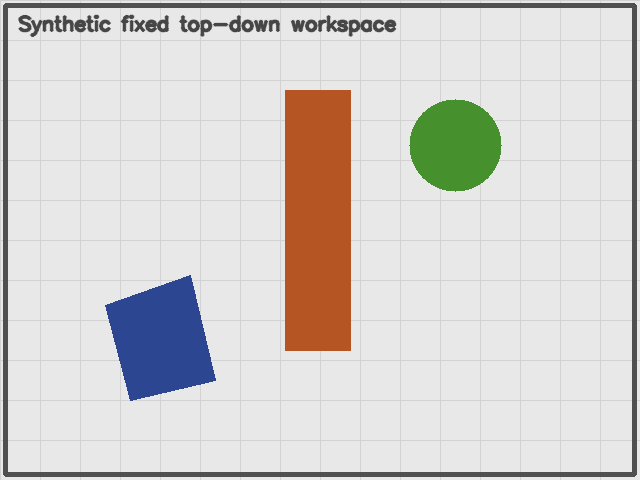
#> input picture experiments/static_image/input/example_scene.png, 640 x 480 px
$ python -i segmentation.py   (imports and definitions only)
#> lines starting #> are read from the running program, lines starting #| are printed output that depends on the picture; after the words box and inside, x2 and y2 are one past the last pixel; in counts of white or black regions, pixels touching at a corner belong together
#> further down, picture is the input picture: shape (480, 640, 3); mean B, G, R 206.3, 209, 211.9
"""Classical OpenCV obstacle segmentation with optional manual correction."""

from __future__ import annotations

from dataclasses import dataclass, field
from pathlib import Path
from typing import Any, Iterable

import cv2
import numpy as np
from scipy import ndimage

from .io_utils import resolve_path


SUPPORTED_SEGMENTATION_MODES = (
    "mask_file",
    "manual_polygon",
    "hsv",
    "background_reference",
)


@dataclass(frozen=True)
class SegmentationResult:
    """Raw and post-processed obstacle masks for one image."""

    raw_mask: np.ndarray
    clean_mask: np.ndarray
    mode: str
    metadata: dict[str, Any] = field(default_factory=dict)

    # [108 lines left out: functions __post_init__, ensure_binary_mask, _odd_kernel_size, _remove_small_components, clean_binary_mask, load_mask_file and 1 more, not called in this run]


def tune_hsv_interactive(
    image_bgr: np.ndarray,
    initial_config: dict[str, Any] | None = None,
    *,
    window_name: str = "HSV obstacle threshold",
) -> tuple[np.ndarray, dict[str, Any]]:
    """Tune HSV bounds with OpenCV trackbars and return the accepted mask.

    The six trackbars directly control OpenCV HSV limits. Enter accepts the
    current mask, ``r`` restores the configured initial values, and Escape
    cancels the operation. The function is intentionally isolated so headless
    execution never creates a GUI object.
    """
#> called with window_name = 'HSV obstacle threshold'

    config = dict(initial_config or {})
    initial_lower = np.asarray(config.get("lower", [0, 0, 0]), dtype=np.uint8)
    initial_upper = np.asarray(config.get("upper", [179, 255, 255]), dtype=np.uint8)
    if initial_lower.shape != (3,) or initial_upper.shape != (3,):
        raise ValueError("HSV lower and upper bounds must each contain three values.")

    names = ("H low", "S low", "V low", "H high", "S high", "V high")
    maxima = (179, 255, 255, 179, 255, 255)
    initial_values = [
        int(initial_lower[0]), int(initial_lower[1]), int(initial_lower[2]),
        int(initial_upper[0]), int(initial_upper[1]), int(initial_upper[2]),
    ]
    cv2.namedWindow(window_name, cv2.WINDOW_NORMAL)
    try:
        for name, maximum, value in zip(names, maxima, initial_values):
            cv2.createTrackbar(name, window_name, value, maximum, lambda _value: None)
#> this loop made 6 passes; slider 'H low' is set to 35
        hsv = cv2.cvtColor(image_bgr, cv2.COLOR_BGR2HSV)
#> hsv: shape (480, 640, 3); mean H, S, V 5.1, 20.6, 216.6
        while True:
            values = [cv2.getTrackbarPos(name, window_name) for name in names]
            lower = np.asarray(values[:3], dtype=np.uint8)
            upper = np.asarray(values[3:], dtype=np.uint8)
            # Clamp crossed ranges rather than emitting an empty, confusing mask.
            upper = np.maximum(upper, lower)
            mask = cv2.inRange(hsv, lower, upper)
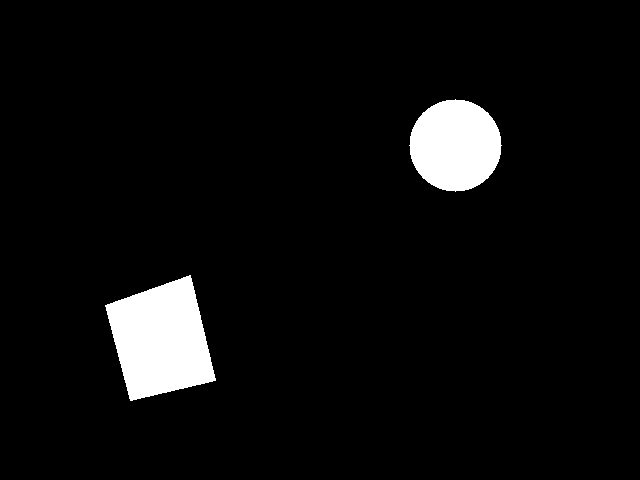
#> mask: shape (480, 640); 5.2% white; 2 white regions, box (x1, y1, x2, y2) and area: (105, 275, 216, 401) 9311, (409, 99, 502, 192) 6625
            if bool(config.get("invert", False)):
                mask = cv2.bitwise_not(mask)
            preview = cv2.bitwise_and(image_bgr, image_bgr, mask=mask)
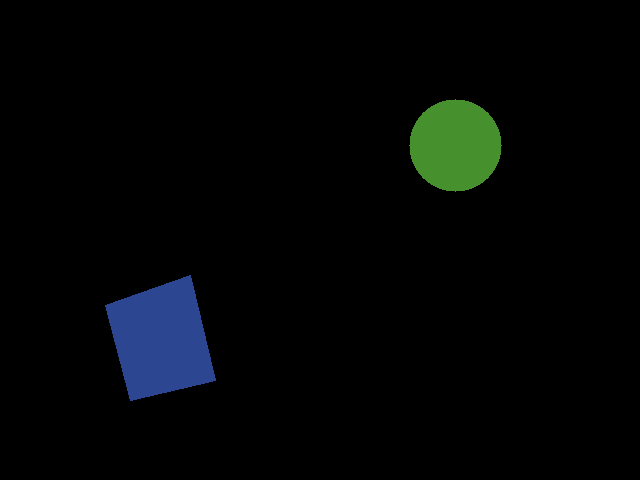
#> preview: shape (480, 640, 3); mean B, G, R 5.4, 5.2, 2.9
            canvas = np.hstack([image_bgr, cv2.cvtColor(mask, cv2.COLOR_GRAY2BGR), preview])
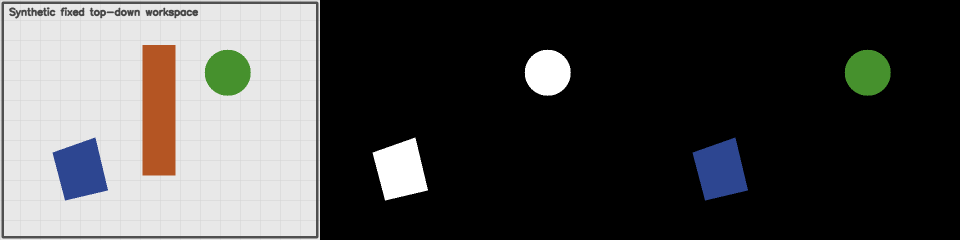
#> canvas: shape (480, 1920, 3) (shown at 1/2 size); mean B, G, R 75, 75.8, 76
            cv2.putText(
                canvas,
                "Trackbars: HSV limits | Enter: accept | r: reset | Esc: cancel",
                (15, 28),
                cv2.FONT_HERSHEY_SIMPLEX,
                0.55,
                (255, 255, 255),
                2,
                cv2.LINE_AA,
            )
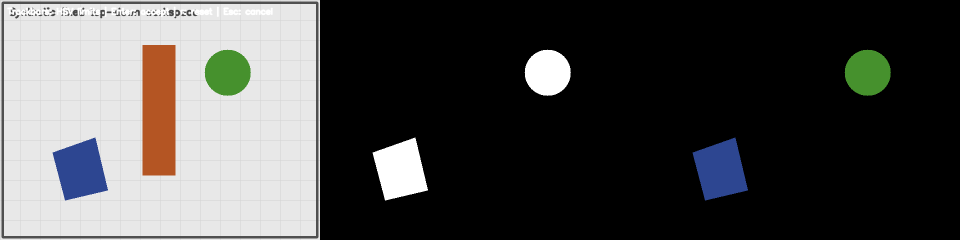
#> canvas: shape (480, 1920, 3) (shown at 1/2 size); 0.57% of pixels changed, all inside (x1, y1, x2, y2) = (13, 13, 546, 34)
            cv2.imshow(window_name, canvas)
            key = cv2.waitKey(20) & 0xFF
#> (key Esc is pressed here)
            if key in (10, 13):
                return mask, {"lower": lower.tolist(), "upper": upper.tolist(), "interactive": True}
            if key == ord("r"):
                for name, value in zip(names, initial_values):
                    cv2.setTrackbarPos(name, window_name, value)
            elif key == 27:
#> (the run stopped early here; a loop or call above may not have finished)
